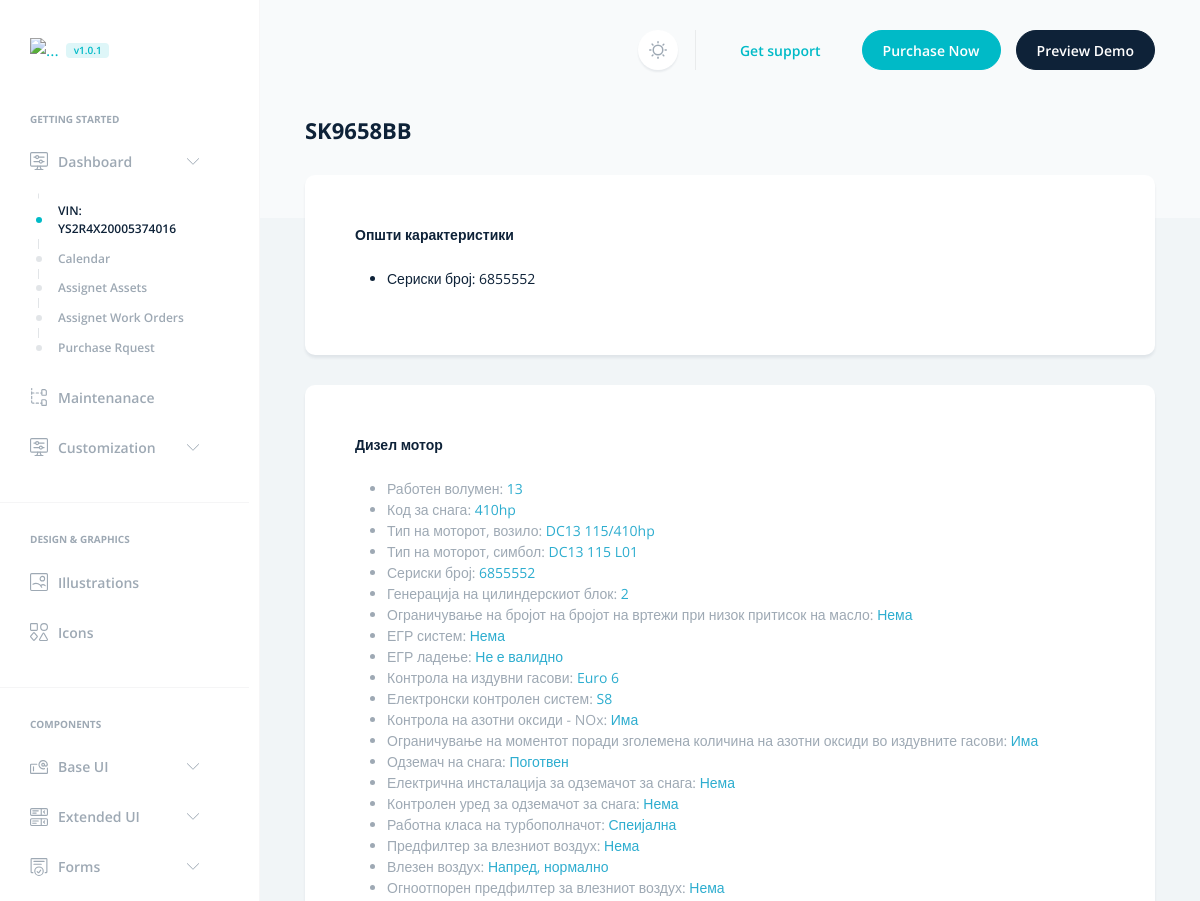
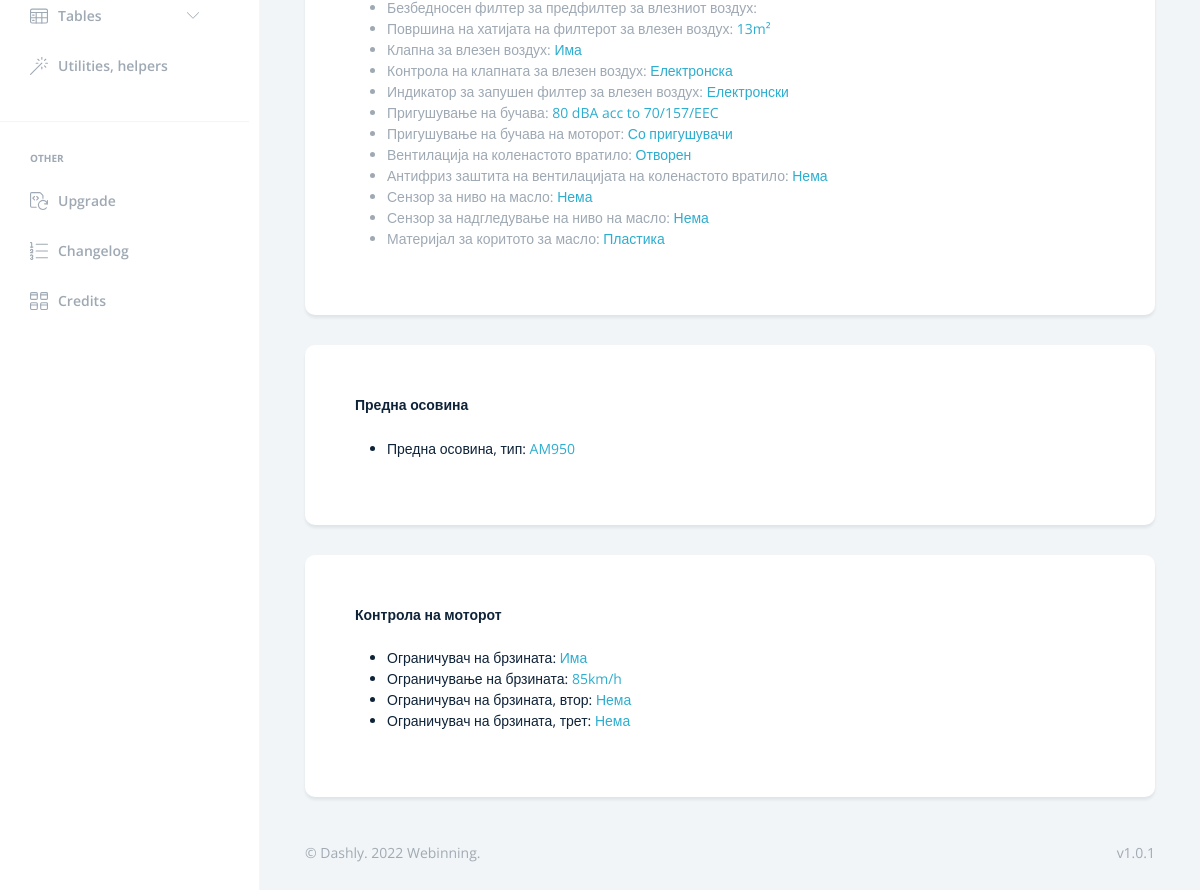
Screenshot of /maint/6/ with the database file from the repository (2 pictures, top to bottom).
### maint/models.py (models this page shows, shortened)
class Vehicle(models.Model):
    vin = models.CharField ("Vehicle identification number (VIN)", max_length=17, unique=True)
    assembly_date = models.DateField(auto_now=False, auto_now_add=False)
    entry_into_service = models.DateField(auto_now=False, auto_now_add=False)

class LicencePlate(models.Model):
    code = models.ForeignKey(Vehicle, on_delete=models.CASCADE)
    code_text = models.CharField(max_length=8, unique=True)
    is_valid = models.BooleanField()
    validity = models.DateField(auto_now=False, auto_now_add=False)

class EngineInfo(models.Model):
    vehicle = models.ForeignKey(Vehicle, on_delete=models.CASCADE)
    engine_stroke_volume = models.CharField(max_length=2, default="13")
    power_code = models.CharField(max_length=5, default="410hp")
    engine_type_vehicle = models.CharField(max_length=14, default="DC13 115/410hp")
    engine_type_symbol = models.CharField(max_length=12, default="DC13 115 L01")
    engine_serial_no = models.CharField(max_length=7)
    cylinder_block_generation = models.CharField(max_length=1, default="2")
    engine_speed_limit_with_low_oil_presure = models.CharField(max_length=14, default='Without')
    egr_system = models.CharField(max_length=14, default='Without')
    egr_cooling = models.CharField(max_length=14, default='Not valid')
    emmission_level = models.CharField(max_length=14, default='Euro 6')
    engine_management_system = models.CharField(max_length=2, default='S8')
    nox_control = models.CharField(max_length=14, default='With')
    torque_reduction_nox_control = models.CharField(max_length=14, default='With')
    power_take_of_ED = models.CharField(max_length=24, default='Prepared')
    power_take_of_ED_electical_preparation = models.CharField(max_length=24, default='Without')
    power_take_of_ED_control = models.CharField(max_length=14, default='Without')
    turbocharger_duty_class = models.CharField(max_length=14, default='Специјална')
    precleaner_air_intake = models.CharField(max_length=14, default='Without')
    air_intake = models.CharField(max_length=18, default='Front, normal')
    air_cleaner_engine_fire_resistant = models.CharField(max_length=14, default='Without')
    air_cleaner_safety_filter = models.CharField(max_length=14, default='Without')
    air_cleaner_engine_paper_area = models.CharField(max_length=14, default='13m²')
    air_intake_throttle_engine = models.CharField(max_length=14, default='With')
    air_intake_throttle_control = models.CharField(max_length=14, default='Electronic')
    air_filter_clogged_indicator = models.CharField(max_length=14, default='Electronic')
    noise_dampering = models.CharField(max_length=64, default='80 dBA acc to 70/157/EEC')
    noise_encapsulation_engine = models.CharField(max_length=18, default='With absorbents')
    crankcase_ventilation_type = models.CharField(max_length=14, default='Open')
    crankcase_ventilation_antitreeze = models.CharField(max_length=14, default='Without')
    oil_level_sensor_engine = models.CharField(max_length=14, default='Without')
    oil_level_sensor_monitoring = models.CharField(max_length=14, default='Without')
    oil_sump_material = models.CharField(max_length=14, default='Пластика')

class FrontAxle(models.Model):
    vehicle = models.ForeignKey(Vehicle, on_delete=models.CASCADE)
    front_axle_type = models.CharField(max_length=12, default="AM740")

class EngineControl(models.Model):
    vehicle = models.ForeignKey(Vehicle, on_delete=models.CASCADE)
    speed_limiter = models.CharField(max_length=12, default="Има")
    speed_limitаtion = models.CharField(max_length=12, default="85km/h")
    speed_limit_second = models.CharField(max_length=12, default="Нема")
    speed_limit_third = models.CharField(max_length=12, default="Нема")

### maint/views.py (the view)
# urls.py: path('<int:vehicle_id>/', views.detail, name='detail'),
def detail(request, vehicle_id):
    vehicle = get_object_or_404(Vehicle, pk=vehicle_id)
    return render(request, 'maint/detail.html', {'vehicle': vehicle})

### templates/maint/detail.html (shortened to what this page needs)
{% extends 'maint/base.html' %}
{% load static %}
{% block navar %}
<li class="nav-item">
    <span class="h6 text-secondary ps-4 ps-lg-6 mb-3 d-block text-uppercase">Getting started</span>
</li>
<li class="nav-item dropdown">
    <a class="nav-link" href="#customization" data-bs-toggle="collapse" role="button" aria-expanded="false"
        aria-controls="customization">
        <span>Dashboard</span>
    </a>
    <div class="collapse show" id="customization">
        <ul class="nav flex-column">
            <li class="nav-item">
                <a href="{% url 'maint:index' %}" class="nav-link active">VIN: {{ vehicle.vin }}</a>
            </li>
            <li class="nav-item">
                <a href="../docs/sass.html" class="nav-link">Calendar</a>
            </li>
            <li class="nav-item">
                <a href="../docs/javascript.html" class="nav-link">Assignet Assets</a>
            </li>
            <li class="nav-item">
                <a href="../docs/handlebars.html" class="nav-link">Assignet Work Orders</a>
            </li>
            <li class="nav-item">
                <a href="../docs/site-config.html" class="nav-link">Purchase Rquest</a>
            </li>
        </ul>
    </div>
</li>
<li class="nav-item">
    <a href="../docs/structure.html" class="nav-link">
        <span>Maintenanace</span>
    </a>
</li>
<li class="nav-item dropdown">
    <a class="nav-link" href="#customization" data-bs-toggle="collapse" role="button" aria-expanded="false"
        aria-controls="customization">
        <span>Customization</span>
    </a>
</li>
<li class="nav-item w-100">
    <hr>
</li>
<li class="nav-item">
    <span class="h6 text-secondary ps-4 ps-lg-6 mb-3 d-block text-uppercase">Design & Graphics</span>
</li>
<li class="nav-item">
    <a href="../docs/illustrations.html" class="nav-link">
        <span>Illustrations</span>
    </a>
</li>
<li class="nav-item">
    <a href="../docs/icons.html" class="nav-link">
        <span>Icons</span>
    </a>
</li>
<li class="nav-item w-100">
    <hr>
</li>
<li class="nav-item">
    <span class="h6 text-secondary ps-4 ps-lg-6 mb-3 d-block text-uppercase">Components</span>
</li>
<li class="nav-item dropdown">
    <a class="nav-link" href="#baseUI" data-bs-toggle="collapse" role="button" aria-expanded="false"
        aria-controls="baseUI">
        <span>Base UI</span>
    </a>
</li>
<li class="nav-item dropdown">
    <a class="nav-link" href="#extendedUI" data-bs-toggle="collapse" role="button" aria-expanded="false"
        aria-controls="extendedUI">
        <span>Extended UI</span>
    </a>
</li>
<li class="nav-item dropdown">
    <a class="nav-link" href="#forms" data-bs-toggle="collapse" role="button" aria-expanded="false"
        aria-controls="forms">
        <span>Forms</span>
    </a>
</li>
<li class="nav-item dropdown">
    <a class="nav-link" href="#tables" data-bs-toggle="collapse" role="button" aria-expanded="false"
        aria-controls="tables">
        <span>Tables</span>
    </a>
</li>
<li class="nav-item">
    <a href="../docs/utilities-helpers.html" class="nav-link">
        <span>Utilities, helpers</span>
    </a>
</li>
<li class="nav-item w-100">
    <hr>
</li>
<li class="nav-item">
    <span class="h6 text-secondary ps-4 ps-lg-6 mb-3 d-block text-uppercase">Other</span>
</li>
<li class="nav-item">
    <a href="../docs/upgrade.html" class="nav-link">
        <span>Upgrade</span>
    </a>
</li>
<li class="nav-item">
    <a href="../docs/changelog.html" class="nav-link">
        <span>Changelog</span>
    </a>
</li>
<li class="nav-item">
    <a href="{% url 'maint:credit' %}" class="nav-link">
        <span>Credits</span>
    </a>
</li>
{% endblock %}
{% block body%}
<h1 class="h2">
    {% for lp in vehicle.licenceplate_set.all %}
        {% if lp.is_valid %}
            <p>{{ lp.code_text }}</p>
        {% else %}
            <p>No valid Licence Plate.</p>
        {% endif %}
    {% endfor %}
</h1>
<div class="row">
    <div class="col">
        <div class="card border-0 p-md-6">
            <div class="card-body">
                <div class="row">
                    <div class="col">
                        <h4>Општи карактеристики</h4>
                        <ul>
                        {% for engine in vehicle.engineinfo_set.all %}
                            <li>Сериски број: {{ engine.engine_serial_no }}</li>
                        {% endfor %}
                        </ul>
                    </div>
                </div>
            </div>
        </div>
        <div class="card border-0 p-md-6">
            <div class="card-body">
                <div class="row">
                    <div class="col">
                        <h4>Дизел мотор</h4>
                        <ul class="text-secondary">
                        {% for engine in vehicle.engineinfo_set.all %}
                            <li>Работен волумен: <span class="text-info">{{ engine.engine_stroke_volume }}</span></li>
                            <li>Код за снага: <span class="text-info">{{ engine.power_code }}</span></li>
                            <li>Тип на моторот, возило: <span class="text-info">{{ engine.engine_type_vehicle }}</span></li>
                            <li>Тип на моторот, симбол: <span class="text-info">{{ engine.engine_type_symbol }}</span></li>
                            <li>Сериски број: <span class="text-info">{{ engine.engine_serial_no }}</span></li>
                            <li>Генерација на цилиндерскиот блок: <span class="text-info">{{ engine.cylinder_block_generation }}</span></li>
                            <li>Ограничување на бројот на бројот на вртежи при низок притисок на масло: <span class="text-info">{{ engine.engine_speed_limit_with_low_oil_presure }}</span></li>
                            <li>ЕГР систем: <span class="text-info">{{ engine.egr_system }}</span></li>
                            <li>ЕГР ладење: <span class="text-info">{{ engine.egr_cooling }}</span></li>
                            <li>Контрола на издувни гасови: <span class="text-info">{{ engine.emmission_level }}</span></li>
                            <li>Електронски контролен систем: <span class="text-info">{{ engine.engine_management_system }}</span></li>
                            <li>Контрола на азотни оксиди - NOx: <span class="text-info">{{ engine.nox_control }}</span></li>
                            <li>Ограничување на моментот поради зголемена количина на азотни оксиди во издувните гасови: <span class="text-info">{{ engine.torque_reduction_nox_control }}</span></li>
                            <li>Одземач на снага: <span class="text-info">{{ engine.power_take_of_ED }}</span></li>
                            <li>Електрична инсталација за одземачот за снага: <span class="text-info">{{ engine.power_take_of_ED_electical_preparation }}</span></li>
                            <li>Контролен уред за одземачот за снага: <span class="text-info">{{ engine.power_take_of_ED_control }}</span></li>
                            <li>Работна класа на турбополначот: <span class="text-info">{{ engine.turbocharger_duty_class }}</span></li>
                            <li>Предфилтер за влезниот воздух: <span class="text-info">{{ engine.precleaner_air_intake }}</span></li>
                            <li>Влезен воздух: <span class="text-info">{{ engine.air_intake }}</span></li>
                            <li>Огноотпорен предфилтер за влезниот воздух: <span class="text-info">{{ engine.air_cleaner_engine_fire_resistant }}</span></li>
                            <li>Безбедносен филтер за предфилтер за влезниот воздух: </li>
                            <li>Површина на хатијата на филтерот за влезен воздух: <span class="text-info">{{ engine.air_cleaner_engine_paper_area }}</span></li>
                            <li>Клапна за влезен воздух: <span class="text-info">{{ engine.air_intake_throttle_engine }}</span></li>
                            <li>Контрола на клапната за влезен воздух: <span class="text-info">{{ engine.air_intake_throttle_control }}</span></li>
                            <li>Индикатор за запушен филтер за влезен воздух: <span class="text-info">{{ engine.air_filter_clogged_indicator }}</span></li>
                            <li>Пригушување на бучава: <span class="text-info">{{ engine.noise_dampering }}</span></li>
                            <li>Пригушување на бучава на моторот: <span class="text-info">{{ engine.noise_encapsulation_engine }}</span></li>
                            <li>Вентилација на коленастото вратило: <span class="text-info">{{ engine.crankcase_ventilation_type }}</span></li>
                            <li>Антифриз заштита на вентилацијата на коленастото вратило: <span class="text-info">{{ engine.crankcase_ventilation_antitreeze }}</span></li>
                            <li>Сензор за ниво на масло: <span class="text-info">{{ engine.oil_level_sensor_engine }}</span></li>
                            <li>Сензор за надгледување на ниво на масло: <span class="text-info">{{ engine.oil_level_sensor_monitoring }}</span></li>
                            <li>Материјал за коритото за масло: <span class="text-info">{{ engine.oil_sump_material }}</span></li>
                        {% endfor %}
                        </ul>
                    </div>
                </div>
            </div>
        </div>
        <div class="card border-0 p-md-6">
            <div class="card-body">
                <div class="row">
                    <div class="col">
                        <h4>Предна осовина</h4>
                        <ul>
                        {% for front_axle in vehicle.frontaxle_set.all %}
                            <li>Предна осовина, тип: <span class="text-info">{{ front_axle.front_axle_type }}</span></li>
                        {% endfor %}
                        </ul>
                    </div>
                </div>
            </div>
        </div>
        <div class="card border-0 p-md-6">
            <div class="card-body">
                <div class="row">
                    <div class="col">
                        <h4>Контрола на моторот</h4>
                        <ul>
                        {% for engine in vehicle.enginecontrol_set.all %}
                            <li>Ограничувач на брзината: <span class="text-info">{{ engine.speed_limiter }}</span></li>
                            <li>Ограничување на брзината: <span class="text-info">{{ engine.speed_limitаtion }}</span></li>
                            <li>Ограничувач на брзината, втор: <span class="text-info">{{ engine.speed_limit_second }}</span></li>
                            <li>Ограничувач на брзината, трет: <span class="text-info">{{ engine.speed_limit_third }}</span></li>
                        {% endfor %}
                        </ul>
                    </div>
                </div>
            </div>
        </div>
    </div>
</div>
{% endblock %}

### rows the page displays
Vehicle: vin "YS2R4X20005374016"
LicencePlate: code_text "SK9658BB"
EngineInfo: engine_serial_no "6855552", engine_stroke_volume "13", power_code "410hp", engine_type_vehicle "DC13 115/410hp", engine_type_symbol "DC13 115 L01", cylinder_block_generation "2", engine_speed_limit_with_low_oil_presure "Нема", egr_system "Нема", egr_cooling "Не е валидно", emmission_level "Euro 6", engine_management_system "S8", nox_control "Има", torque_reduction_nox_control "Има", power_take_of_ED "Поготвен", power_take_of_ED_electical_preparation "Нема", power_take_of_ED_control "Нема", turbocharger_duty_class "Спеијална", precleaner_air_intake "Нема", air_intake "Напред, нормално", air_cleaner_engine_fire_resistant "Нема", air_cleaner_engine_paper_area "13m²", air_intake_throttle_engine "Има", air_intake_throttle_control "Електронска", air_filter_clogged_indicator "Електронски", noise_dampering "80 dBA acc to 70/157/EEC", noise_encapsulation_engine "Со пригушувачи", crankcase_ventilation_type "Отворен", crankcase_ventilation_antitreeze "Нема", oil_level_sensor_engine "Нема", oil_level_sensor_monitoring "Нема", oil_sump_material "Пластика"
FrontAxle: front_axle_type "AM950"
EngineControl: speed_limiter "Има", speed_limitаtion "85km/h", speed_limit_second "Нема", speed_limit_third "Нема"
